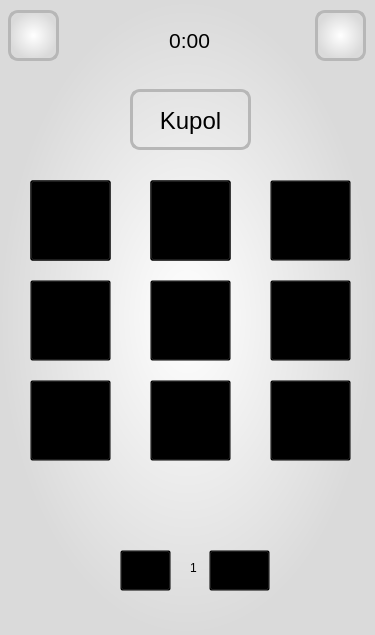
<?xml version="1.0" encoding="UTF-8"?>
<ui version="4.0">
 <class>MainWindow</class>
 <widget class="QMainWindow" name="MainWindow">
  <property name="geometry">
   <rect>
    <x>0</x>
    <y>0</y>
    <width>375</width>
    <height>635</height>
   </rect>
  </property>
  <property name="windowTitle">
   <string>купол</string>
  </property>
  <property name="styleSheet">
   <string notr="true">background-color: qradialgradient(spread:pad, cx:0.5, cy:0.5, radius:0.5, fx:0.5, fy:0.5, stop:0 rgba(255, 255, 255, 255), stop:1 rgba(218, 218, 218, 255));</string>
  </property>
  <widget class="QWidget" name="centralwidget">
   <widget class="QPushButton" name="account_button">
    <property name="geometry">
     <rect>
      <x>8</x>
      <y>10</y>
      <width>51</width>
      <height>51</height>
     </rect>
    </property>
    <property name="cursor">
     <cursorShape>PointingHandCursor</cursorShape>
    </property>
    <property name="styleSheet">
     <string notr="true">QPushButton{
border: 3px solid #b7b7b7;
border-radius: 10px;
}
QPushButton:hover{
background-color: #c8c8c8;
}</string>
    </property>
    <property name="text">
     <string/>
    </property>
    <property name="icon">
     <iconset>
      <normaloff>icons/user.png</normaloff>icons/user.png</iconset>
    </property>
    <property name="iconSize">
     <size>
      <width>35</width>
      <height>35</height>
     </size>
    </property>
   </widget>
   <widget class="QPushButton" name="settings_button">
    <property name="geometry">
     <rect>
      <x>315</x>
      <y>10</y>
      <width>51</width>
      <height>51</height>
     </rect>
    </property>
    <property name="cursor">
     <cursorShape>PointingHandCursor</cursorShape>
    </property>
    <property name="styleSheet">
     <string notr="true">QPushButton{
border: 3px solid #b7b7b7;
border-radius: 10px;
}
QPushButton:hover{
background-color: #c8c8c8;
}</string>
    </property>
    <property name="text">
     <string/>
    </property>
    <property name="icon">
     <iconset>
      <normaloff>icons/settings.png</normaloff>icons/settings.png</iconset>
    </property>
    <property name="iconSize">
     <size>
      <width>40</width>
      <height>40</height>
     </size>
    </property>
   </widget>
   <widget class="QLabel" name="time_label">
    <property name="geometry">
     <rect>
      <x>154</x>
      <y>20</y>
      <width>71</width>
      <height>41</height>
     </rect>
    </property>
    <property name="font">
     <font>
      <family>Arimo</family>
      <pointsize>16</pointsize>
     </font>
    </property>
    <property name="styleSheet">
     <string notr="true">background-color: none</string>
    </property>
    <property name="text">
     <string>0:00</string>
    </property>
    <property name="alignment">
     <set>Qt::AlignCenter</set>
    </property>
   </widget>
   <widget class="QPushButton" name="app_1">
    <property name="geometry">
     <rect>
      <x>30</x>
      <y>180</y>
      <width>81</width>
      <height>81</height>
     </rect>
    </property>
    <property name="styleSheet">
     <string notr="true">background-color: rgba(0, 0, 0, 0);</string>
    </property>
    <property name="text">
     <string/>
    </property>
    <property name="icon">
     <iconset>
      <normaloff>icons/calculator_icon-com.png</normaloff>icons/calculator_icon-com.png</iconset>
    </property>
    <property name="iconSize">
     <size>
      <width>64</width>
      <height>64</height>
     </size>
    </property>
   </widget>
   <widget class="QPushButton" name="app_7">
    <property name="geometry">
     <rect>
      <x>30</x>
      <y>380</y>
      <width>81</width>
      <height>81</height>
     </rect>
    </property>
    <property name="cursor">
     <cursorShape>PointingHandCursor</cursorShape>
    </property>
    <property name="styleSheet">
     <string notr="true">background-color: rgba(0, 0, 0, 0);</string>
    </property>
    <property name="text">
     <string/>
    </property>
    <property name="icon">
     <iconset>
      <normaloff>icons/calculator_icon-com.png</normaloff>icons/calculator_icon-com.png</iconset>
    </property>
    <property name="iconSize">
     <size>
      <width>64</width>
      <height>64</height>
     </size>
    </property>
   </widget>
   <widget class="QPushButton" name="app_4">
    <property name="geometry">
     <rect>
      <x>30</x>
      <y>280</y>
      <width>81</width>
      <height>81</height>
     </rect>
    </property>
    <property name="cursor">
     <cursorShape>PointingHandCursor</cursorShape>
    </property>
    <property name="styleSheet">
     <string notr="true">background-color: rgba(0, 0, 0, 0);</string>
    </property>
    <property name="text">
     <string/>
    </property>
    <property name="icon">
     <iconset>
      <normaloff>icons/calculator_icon-com.png</normaloff>icons/calculator_icon-com.png</iconset>
    </property>
    <property name="iconSize">
     <size>
      <width>64</width>
      <height>64</height>
     </size>
    </property>
   </widget>
   <widget class="QPushButton" name="app_9">
    <property name="geometry">
     <rect>
      <x>270</x>
      <y>380</y>
      <width>81</width>
      <height>81</height>
     </rect>
    </property>
    <property name="cursor">
     <cursorShape>PointingHandCursor</cursorShape>
    </property>
    <property name="styleSheet">
     <string notr="true">background-color: rgba(0, 0, 0, 0);</string>
    </property>
    <property name="text">
     <string/>
    </property>
    <property name="icon">
     <iconset>
      <normaloff>icons/calculator_icon-com.png</normaloff>icons/calculator_icon-com.png</iconset>
    </property>
    <property name="iconSize">
     <size>
      <width>64</width>
      <height>64</height>
     </size>
    </property>
   </widget>
   <widget class="QPushButton" name="app_3">
    <property name="geometry">
     <rect>
      <x>270</x>
      <y>180</y>
      <width>81</width>
      <height>81</height>
     </rect>
    </property>
    <property name="cursor">
     <cursorShape>PointingHandCursor</cursorShape>
    </property>
    <property name="styleSheet">
     <string notr="true">background-color: rgba(0, 0, 0, 0);</string>
    </property>
    <property name="text">
     <string/>
    </property>
    <property name="icon">
     <iconset>
      <normaloff>icons/calculator_icon-com.png</normaloff>icons/calculator_icon-com.png</iconset>
    </property>
    <property name="iconSize">
     <size>
      <width>64</width>
      <height>64</height>
     </size>
    </property>
   </widget>
   <widget class="QPushButton" name="app_6">
    <property name="geometry">
     <rect>
      <x>270</x>
      <y>280</y>
      <width>81</width>
      <height>81</height>
     </rect>
    </property>
    <property name="cursor">
     <cursorShape>PointingHandCursor</cursorShape>
    </property>
    <property name="styleSheet">
     <string notr="true">background-color: rgba(0, 0, 0, 0);</string>
    </property>
    <property name="text">
     <string/>
    </property>
    <property name="icon">
     <iconset>
      <normaloff>icons/calculator_icon-com.png</normaloff>icons/calculator_icon-com.png</iconset>
    </property>
    <property name="iconSize">
     <size>
      <width>64</width>
      <height>64</height>
     </size>
    </property>
   </widget>
   <widget class="QPushButton" name="app_8">
    <property name="geometry">
     <rect>
      <x>150</x>
      <y>380</y>
      <width>81</width>
      <height>81</height>
     </rect>
    </property>
    <property name="cursor">
     <cursorShape>PointingHandCursor</cursorShape>
    </property>
    <property name="styleSheet">
     <string notr="true">background-color: rgba(0, 0, 0, 0);</string>
    </property>
    <property name="text">
     <string/>
    </property>
    <property name="icon">
     <iconset>
      <normaloff>icons/calculator_icon-com.png</normaloff>icons/calculator_icon-com.png</iconset>
    </property>
    <property name="iconSize">
     <size>
      <width>64</width>
      <height>64</height>
     </size>
    </property>
   </widget>
   <widget class="QPushButton" name="app_2">
    <property name="geometry">
     <rect>
      <x>150</x>
      <y>180</y>
      <width>81</width>
      <height>81</height>
     </rect>
    </property>
    <property name="styleSheet">
     <string notr="true">background-color: rgba(0, 0, 0, 0);</string>
    </property>
    <property name="text">
     <string/>
    </property>
    <property name="icon">
     <iconset>
      <normaloff>icons/calculator_icon-com.png</normaloff>icons/calculator_icon-com.png</iconset>
    </property>
    <property name="iconSize">
     <size>
      <width>64</width>
      <height>64</height>
     </size>
    </property>
   </widget>
   <widget class="QPushButton" name="app_5">
    <property name="geometry">
     <rect>
      <x>150</x>
      <y>280</y>
      <width>81</width>
      <height>81</height>
     </rect>
    </property>
    <property name="cursor">
     <cursorShape>PointingHandCursor</cursorShape>
    </property>
    <property name="styleSheet">
     <string notr="true">background-color: rgba(0, 0, 0, 0);</string>
    </property>
    <property name="text">
     <string/>
    </property>
    <property name="icon">
     <iconset>
      <normaloff>icons/calculator_icon-com.png</normaloff>icons/calculator_icon-com.png</iconset>
    </property>
    <property name="iconSize">
     <size>
      <width>64</width>
      <height>64</height>
     </size>
    </property>
   </widget>
   <widget class="QPushButton" name="left_button">
    <property name="geometry">
     <rect>
      <x>120</x>
      <y>550</y>
      <width>51</width>
      <height>41</height>
     </rect>
    </property>
    <property name="cursor">
     <cursorShape>PointingHandCursor</cursorShape>
    </property>
    <property name="styleSheet">
     <string notr="true">background-color: rgba(0, 0, 0, 0);</string>
    </property>
    <property name="text">
     <string/>
    </property>
    <property name="icon">
     <iconset>
      <normaloff>icons/left_button.png</normaloff>icons/left_button.png</iconset>
    </property>
   </widget>
   <widget class="QPushButton" name="right_button">
    <property name="geometry">
     <rect>
      <x>209</x>
      <y>550</y>
      <width>61</width>
      <height>41</height>
     </rect>
    </property>
    <property name="cursor">
     <cursorShape>PointingHandCursor</cursorShape>
    </property>
    <property name="styleSheet">
     <string notr="true">background-color: rgba(0, 0, 0, 0);</string>
    </property>
    <property name="text">
     <string/>
    </property>
    <property name="icon">
     <iconset>
      <normaloff>icons/right_button.png</normaloff>icons/right_button.png</iconset>
    </property>
   </widget>
   <widget class="QLabel" name="cur_page">
    <property name="geometry">
     <rect>
      <x>190</x>
      <y>560</y>
      <width>16</width>
      <height>16</height>
     </rect>
    </property>
    <property name="styleSheet">
     <string notr="true">background-color: none</string>
    </property>
    <property name="text">
     <string>1</string>
    </property>
   </widget>
   <widget class="QPushButton" name="app_10">
    <property name="geometry">
     <rect>
      <x>30</x>
      <y>180</y>
      <width>81</width>
      <height>81</height>
     </rect>
    </property>
    <property name="cursor">
     <cursorShape>PointingHandCursor</cursorShape>
    </property>
    <property name="styleSheet">
     <string notr="true">background-color: rgba(0, 0, 0, 0);</string>
    </property>
    <property name="text">
     <string/>
    </property>
    <property name="icon">
     <iconset>
      <normaloff>icons/calculator_icon-com.png</normaloff>icons/calculator_icon-com.png</iconset>
    </property>
    <property name="iconSize">
     <size>
      <width>64</width>
      <height>64</height>
     </size>
    </property>
   </widget>
   <widget class="QPushButton" name="app_11">
    <property name="geometry">
     <rect>
      <x>150</x>
      <y>180</y>
      <width>81</width>
      <height>81</height>
     </rect>
    </property>
    <property name="cursor">
     <cursorShape>PointingHandCursor</cursorShape>
    </property>
    <property name="focusPolicy">
     <enum>Qt::StrongFocus</enum>
    </property>
    <property name="styleSheet">
     <string notr="true">background-color: rgba(0, 0, 0, 0);</string>
    </property>
    <property name="text">
     <string/>
    </property>
    <property name="icon">
     <iconset>
      <normaloff>icons/calculator_icon-com.png</normaloff>icons/calculator_icon-com.png</iconset>
    </property>
    <property name="iconSize">
     <size>
      <width>64</width>
      <height>64</height>
     </size>
    </property>
   </widget>
   <widget class="QLineEdit" name="namebg_line">
    <property name="enabled">
     <bool>true</bool>
    </property>
    <property name="geometry">
     <rect>
      <x>130</x>
      <y>89</y>
      <width>121</width>
      <height>61</height>
     </rect>
    </property>
    <property name="font">
     <font>
      <family>Arimo</family>
      <pointsize>16</pointsize>
     </font>
    </property>
    <property name="cursor">
     <cursorShape>IBeamCursor</cursorShape>
    </property>
    <property name="styleSheet">
     <string notr="true">background: rgba(0,0,0,0);
border-radius: 10px;
border: 3px solid #b7b7b7;
</string>
    </property>
    <property name="text">
     <string/>
    </property>
    <property name="maxLength">
     <number>32767</number>
    </property>
    <property name="alignment">
     <set>Qt::AlignCenter</set>
    </property>
    <property name="readOnly">
     <bool>true</bool>
    </property>
    <property name="placeholderText">
     <string/>
    </property>
   </widget>
   <widget class="QLabel" name="name_label">
    <property name="geometry">
     <rect>
      <x>130</x>
      <y>100</y>
      <width>121</width>
      <height>41</height>
     </rect>
    </property>
    <property name="font">
     <font>
      <family>Arimo</family>
      <pointsize>18</pointsize>
     </font>
    </property>
    <property name="styleSheet">
     <string notr="true">background-color: none</string>
    </property>
    <property name="text">
     <string>Kupol</string>
    </property>
    <property name="alignment">
     <set>Qt::AlignCenter</set>
    </property>
   </widget>
  </widget>
 </widget>
 <resources/>
 <connections/>
</ui>
